Frame 1 (no input): blank canvas, image omitted
Frame 60 (no input): blank canvas, image omitted
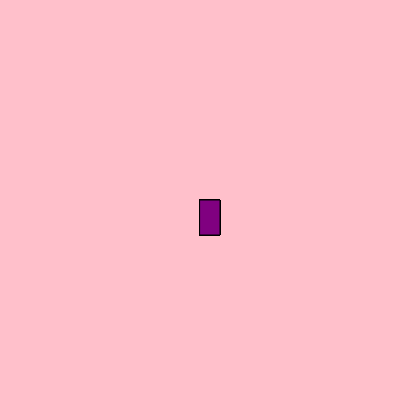
Frame 120 (the mouse pressed at the canvas centre since frame 60)

The p5.js sketch whose frames 1 and 60 were blank and that drew this single picture after the mouse press (run headless with seeded random() and noise() and a simulated clock; from frame 60 on, the mouse is pressed at the canvas centre):

// p5.js sketch
// ── sketch.js
function setup() {
    createCanvas(400, 400);
    background("pink")
}

function draw() {
  stroke("black");
  fill("purple");
  
  
  if (mouseIsPressed) {
    rect(mouseX, mouseY, 20, 35);
  }
}   
